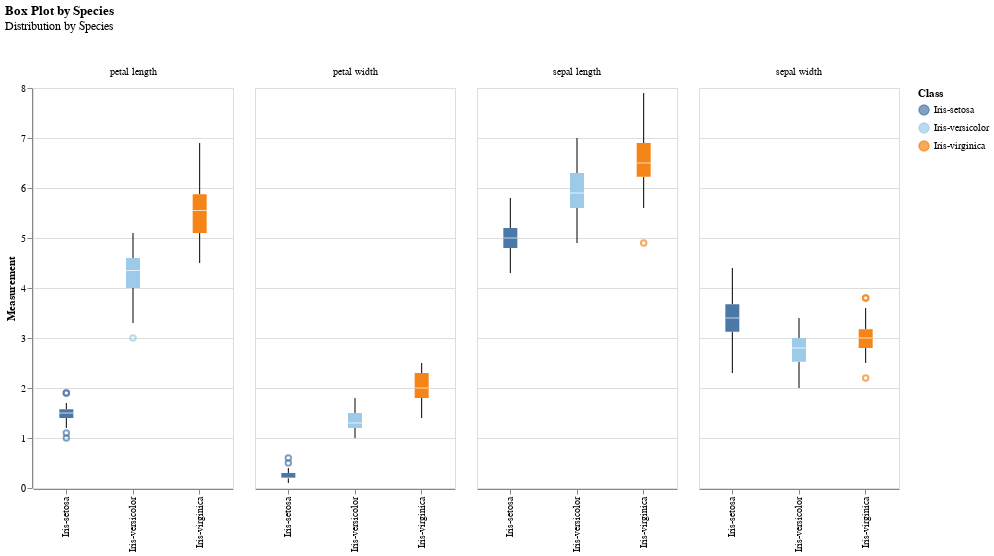

Notebook code for this chart:
### Code cell
# Melt the dataset to a long format for Altair
iris_melted = iris_df.melt(id_vars=["class"], var_name="Feature", value_name="Value")

# Create the Altair Boxplot plot for each feature, grouped by species
box_plot_features = alt.Chart(
    iris_melted,
    title = alt.Title("Box Plot by Species",
            subtitle="Distribution by Species")
).mark_boxplot().encode(
    x=alt.X("class").type("nominal").title(""),
    y=alt.Y("Value").type("quantitative").title("Measurement"),
    color=alt.Color("class").type("nominal").title("Class").scale(scheme="tableau20"),
    column=alt.Column("Feature").type("nominal").title(" "),
    tooltip=["Feature", "Value", "class"]
).properties(
    width=200,
    height=400,
)

box_plot_features

### Figure 1 — Vega-Lite specification as saved in the notebook (floating-point values rounded to 4 significant figures; data arrays with more than 128 entries replaced by an {"elided": "..."} marker saying what was removed)
{"config": {"view": {"continuousWidth": 300, "continuousHeight": 300}}, "data": {"name": "data-722786617d14b94fe0e2ecaf14419690"}, "mark": {"type": "boxplot"}, "encoding": {"color": {"field": "class", "scale": {"scheme": "tableau20"}, "title": "Class", "type": "nominal"}, "column": {"field": "Feature", "title": " ", "type": "nominal"}, "tooltip": [{"field": "Feature", "type": "nominal"}, {"field": "Value", "type": "quantitative"}, {"field": "class", "type": "nominal"}], "x": {"field": "class", "title": "", "type": "nominal"}, "y": {"field": "Value", "title": "Measurement", "type": "quantitative"}}, "height": 400, "title": {"text": "Box Plot by Species", "subtitle": "Distribution by Species"}, "width": 200, "$schema": "https://vega.github.io/schema/vega-lite/v5.16.3.json", "datasets": {"data-722786617d14b94fe0e2ecaf14419690": {"elided": "600 records"}}}
